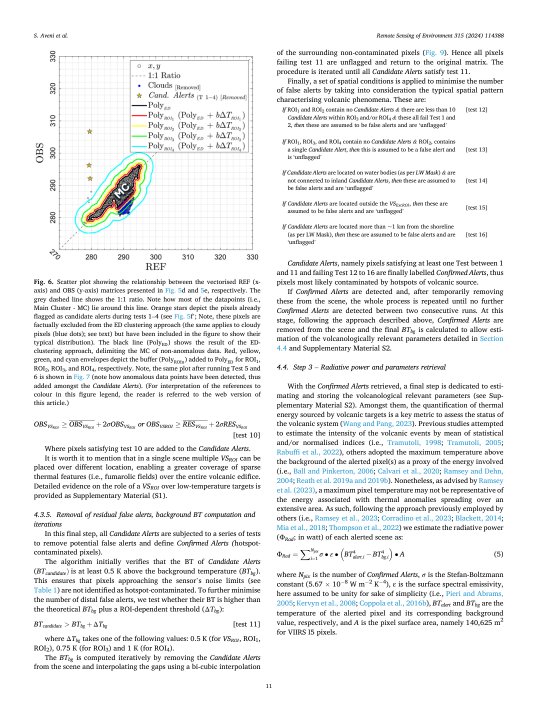
#> input picture experiments/_s146_auditoria/frente_C/png/aveni24_p11.png, 1075 x 1434 px, given in place of 20260612_153203_VIIRS375_Latest10NTI.png, which was not available (shown at 1/2 size)
$ python p2_fase_grilla.py
#> lines starting #> are read from the running program, lines starting #| are printed output that depends on the picture; after the words box and inside, x2 and y2 are one past the last pixel; in counts of white or black regions, pixels touching at a corner belong together
#> in main, im is the input picture: shape (1434, 1075, 3); mean R, G, B 237.6, 238.3, 238.4
# -*- coding: utf-8 -*-
"""P2 (F5b): medir desde la propia lámina dónde empieza la grilla y cuánto mide una celda, sin usar el TIF.

Por qué: el panel se dibuja por vecino más cercano con 1,12 a 2,25 px por celda, así que hay columnas (y filas) de
píxeles duplicadas donde dos centros de píxel caen en la misma celda. La posición de esas duplicadas depende sólo
del origen X0 y de la escala a (px por celda): se ajustan por fuerza bruta comparando el conjunto de duplicadas
observado con el predicho. Así la regla de recorte sale del PNG y no del TIF, y vale para las láminas sin TIF.

Pregunta 1 del instrumento: si el panel no fuera un dibujo por vecino más cercano de una grilla regular, no habría
patrón de duplicadas y el ajuste daría un acuerdo (Jaccard) bajo: se imprime.
Pregunta 2: si el recorte estuviera mal (marco adentro), las columnas del marco salen como duplicadas al borde y el
ajuste empeora; se imprime el número de duplicadas observadas y predichas.

Uso: python -I p2_fase_grilla.py [png ...]. Sin argumentos: las 4 láminas de validación. Salida: p2_fase_grilla_out.json.
"""
import json, math, os, sys
import numpy as np
from PIL import Image

sys.stdout.reconfigure(encoding="utf-8")
H = os.path.dirname(os.path.abspath(__file__))
TMP = r"C:\Users\nmend\vrp-temporales\s175_audit\f5b"
N_CELDAS = {"VIIRS375": 134, "VIIRS750": 67, "MODIS": 51}   # tamaño de la grilla del TIF por sensor (F5: 134 y 67; MODIS SOSPECHA hasta leer un TIF)
DEF = ["20260612_153203_VIIRS375_Latest10NTI.png", "20260809_082023_VIIRS375_Latest10NTI.png",
       "20260621_092513_VIIRS750_Latest10NTI.png", "20260922_092431_VIIRS375_Latest10NTI.png"]


def celda_panel(im, k=0):
    """Celda del mosaico (x0, y0, ancho 165, alto 236) y bbox exterior del marco del panel k."""
#> called with k = 0
    col, row = k % 5, k // 5
    x0, y0 = 5 + 165 * col, 155 + 236 * row
    sub = im[y0:y0 + 175, x0:x0 + 165].astype(int)
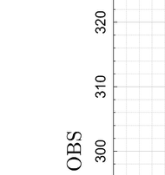
#> sub: shape (175, 165, 3) int64; min 2, max 255, mean 249.5
    bg = (np.abs(sub - 242).max(axis=2) <= 3)
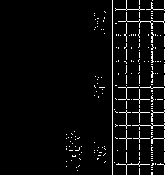
#> bg: shape (175, 165) bool; 4.6% white in thin lines or dots, all inside (x1, y1, x2, y2) = (66, 0, 165, 175)
    r, g, b = sub[..., 0], sub[..., 1], sub[..., 2]
    frame = ((g > 200) & (r < 140) & (b < 140)) | ((np.abs(r - g) < 4) & (np.abs(g - b) < 4) & (r > 60) & (r < 200) & ~bg)
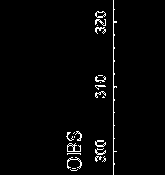
#> frame: shape (175, 165) bool; 2.4% white in thin lines or dots, all inside (x1, y1, x2, y2) = (66, 0, 117, 175)
    ys, xs = np.where(frame)
#> ys = 700 values from 0 to 174; xs = 700 values, max 116 at index 78, min 66 at index 385, mean 96.62
    return x0, y0, (x0 + xs.min(), y0 + ys.min(), x0 + xs.max(), y0 + ys.max())


def duplicadas(A, eje):
    """Índices absolutos i tales que la columna (eje 1) o fila (eje 0) i es idéntica a la i+1 dentro del recorte."""
    if eje == 1:
        eq = np.all(A[:, 1:] == A[:, :-1], axis=(0, 2))
    else:
        eq = np.all(A[1:] == A[:-1], axis=(1, 2))
    return set(np.where(eq)[0].tolist())


def predichas(n, X0, a, i0, i1):
    """Duplicadas predichas: píxeles i (absolutos, de i0 a i1-1) con celda(i) == celda(i+1), celda = floor((i + 0,5 - X0) / a)."""
    i = np.arange(i0, i1)
    c0 = np.floor((i + 0.5 - X0) / a)
    c1 = np.floor((i + 1.5 - X0) / a)
    return set((i[c0 == c1] - i0).tolist())


def ajustar(obs, n, i0, i1, lo, hi):
    """Barrido de X0 (origen absoluto, píxeles) y a (px por celda); devuelve el mejor por Jaccard."""
    best = (-1, None, None)
    for X0 in np.arange(lo - 3, lo + 3.001, 0.05):
        for Wd in np.arange((hi - lo) - 4, (hi - lo) + 4.001, 0.1):
            a = Wd / n
            p = predichas(n, X0, a, i0, i1)
            j = len(obs & p) / max(1, len(obs | p))
            if j > best[0]:
                best = (j, round(float(X0), 2), round(float(a), 4))
    return best


def main(pngs):
    out = []
    for png in pngs:
        sensor = [s for s in N_CELDAS if s in png][0]
        n = N_CELDAS[sensor]
        im = np.array(Image.open(os.path.join(TMP, "png", png)).convert("RGB"))
        cx, cy, (fx0, fy0, fx1, fy1) = celda_panel(im, 0)
#> cx = 5; cy = 155; fx0 = 71; fy0 = 155; fx1 = 121; fy1 = 329
        # recorte conservador: 4 px adentro del bbox exterior del marco por cada lado (sin marco ni antialias)
        i0x, i1x, i0y, i1y = fx0 + 4, fx1 - 3, fy0 + 4, fy1 - 3
#> i0x = 75; i1x = 118; i0y = 159; i1y = 326
        A = im[i0y:i1y, i0x:i1x]
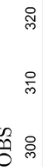
#> A: shape (167, 43, 3); min 2, max 255, mean 241.4
        # máscara: ignorar píxeles blancos (NaN) para no contar duplicadas espurias; se usa sólo el bloque de filas/cols sin blanco total
        dx = duplicadas(A, 1)
#> dx = 10 items
        dy = duplicadas(A, 0)
#> dy = 71 items
        bx = ajustar(dx, n, i0x, i1x, fx0, fx1)
#> after the loop in ajustar, `for X0 in np.arange(lo - 3, lo + 3.001, 0.05):`: best = (0, 68, 0.343)
#> bx = (0, 68, 0.343)
        by = ajustar(dy, n, i0y, i1y, fy0, fy1)
#> by = (0.196, 152, 1.31)
        o = {"png": png, "sensor": sensor, "n": n, "marco_bbox_exterior": [int(fx0), int(fy0), int(fx1), int(fy1)],
             "dup_cols_obs": len(dx), "dup_filas_obs": len(dy),
             "x": {"jaccard": round(bx[0], 3), "X0": bx[1], "px_por_celda": bx[2], "X1": round(bx[1] + bx[2] * n, 2) if bx[1] is not None else None},
             "y": {"jaccard": round(by[0], 3), "Y0": by[1], "px_por_celda": by[2], "Y1": round(by[1] + by[2] * n, 2) if by[1] is not None else None}}
        out.append(o)
        print(json.dumps(o, ensure_ascii=False))
#> (printed output is left out)
#> pass 2 of the loop in main, `for png in pngs:`:
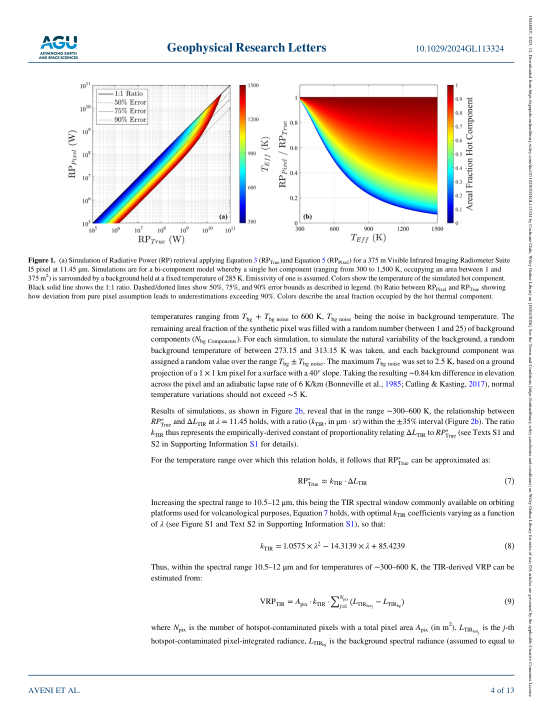
#> input picture experiments/_s146_auditoria/frente_C/png/aveni25_p04.png, 1086 x 1423 px, given in place of 20260809_082023_VIIRS375_Latest10NTI.png, which was not available (shown at 1/2 size)
#> in main, im is the input picture: shape (1423, 1086, 3); mean R, G, B 241.2, 239.1, 237.3
#> sub: shape (175, 165, 3) int64; 204 distinct labels, from 8 to 255
#> in celda_panel (call 2), `bg = (np.abs(sub - 242).max(axis=2) <= 3)`:
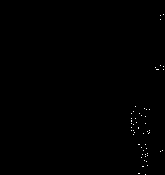
#> bg: shape (175, 165) bool; 0.21% white in thin lines or dots, all inside (x1, y1, x2, y2) = (131, 14, 164, 175)
#> r: shape (175, 165) int64; 204 distinct labels, from 8 to 255
#> frame: shape (175, 165) bool; 1.1% white in thin lines or dots, all inside (x1, y1, x2, y2) = (131, 13, 165, 175)
#> ys = 304 values from 13 to 174; xs = 304 values, max 164 at index 4, min 131 at index 91, mean 145.2
#> fx0 = 136; fy0 = 168; fx1 = 169
#> i0x = 140; i1x = 166; i0y = 172
#> in main, `A = im[i0y:i1y, i0x:i1x]`:
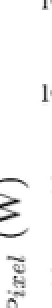
#> A: shape (154, 26, 3) (shown 2 times larger); min 8, max 255, mean 246.2
#> dx = 2 items
#> dy = 72 items
#> bx = (0, 133, 0.216)
#> by = (0.176, 165.2, 1.23)
#> (printed output is left out)
    json.dump(out, open(os.path.join(H, "p2_fase_grilla_out.json"), "w", encoding="utf-8"), ensure_ascii=False, indent=1)


if __name__ == "__main__":
#> (the run stopped early here; a loop or call above may not have finished)
